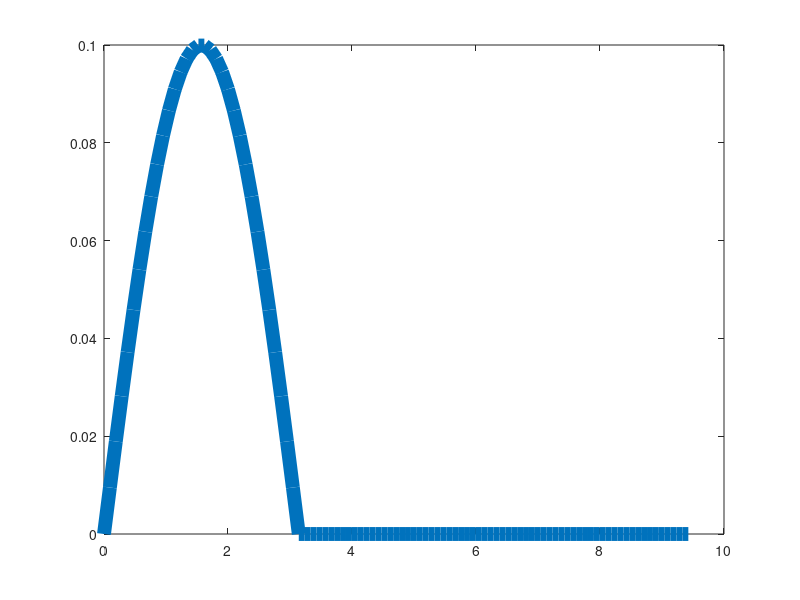

The MATLAB script that drew this image:
time = linspace(0,3*pi) ;
time = time' ;
bump = 0.1*sin(time) ;
bump(time>pi)=0 ;
plot(time,bump, 'linewidth',10);
